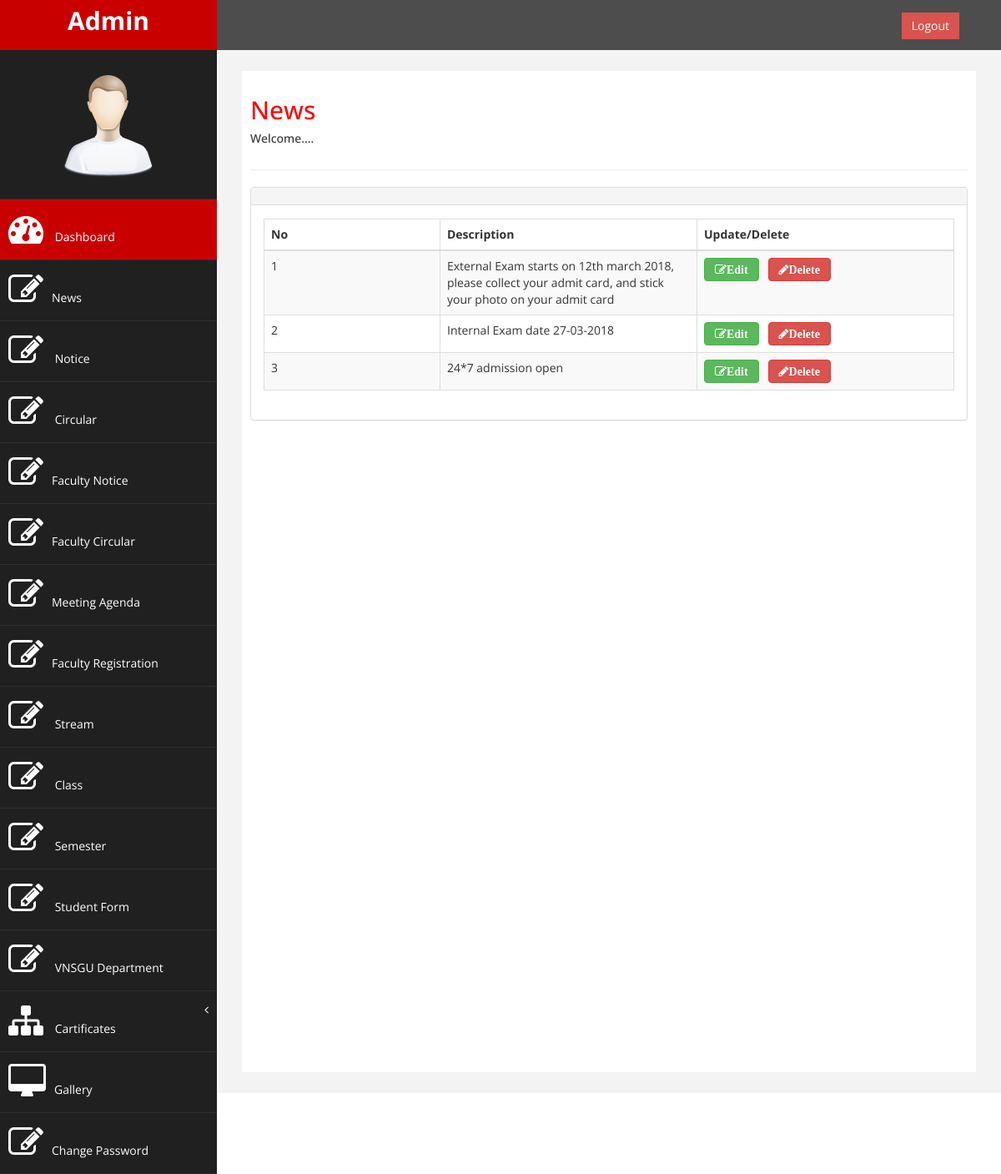
The app's page /admin/viewnews.php (signed in) with its own data.
### tables this page shows
CREATE TABLE `news` (
  `news_id` int(11) NOT NULL,
  `discription` varchar(1000) DEFAULT NULL
);

### admin/viewnews.php (the view, shortened to what this page needs)
<?php
$servername = "localhost";
$username = "root";
$password = "";
$dbname = "oas";
$conn = new mysqli($servername, $username, $password, $dbname);
?>
<!DOCTYPE html PUBLIC "-//W3C//DTD XHTML 1.0 Transitional//EN" "http://www.w3.org/TR/xhtml1/DTD/xhtml1-transitional.dtd">
<html xmlns="http://www.w3.org/1999/xhtml">
<head>
</head>
<body>
<?php include 'header1.php';?>
<div id="page-wrapper" >
            <div id="page-inner">
                <div class="row">
                    <div class="col-md-12">
                     <h2>News</h2>
                        <h5>Welcome.... </h5>
                    </div>
                </div>
                 <hr />
          <div class="row">
                <div class="col-md-12">
                    <div class="panel panel-default">
                        <div class="panel-heading">
                        </div>
                        <div class="panel-body">
                            <div class="table-responsive">
                                <div id="dataTables-example_wrapper" class="dataTables_wrapper form-inline" role="grid"><div class="row"><div class="col-sm-6"></div><div class="col-sm-6"></div></div><table class="table table-striped table-bordered table-hover dataTable no-footer" id="dataTables-example" aria-describedby="dataTables-example_info">
                                    <thead>
                                        <tr role="row"><th class="sorting_asc" tabindex="0" aria-controls="dataTables-example" rowspan="1" colspan="1" aria-sort="ascending" aria-label="Rendering engine: activate to sort column ascending" style="width: 200px;">No</th><th class="sorting" tabindex="0" aria-controls="dataTables-example" rowspan="1" colspan="1" aria-label="Browser: activate to sort column ascending" style="width: 292px;">Description</th><th class="sorting" tabindex="0" aria-controls="dataTables-example" rowspan="1" colspan="1" aria-label="Browser: activate to sort column ascending" style="width: 292px;">Update/Delete</th></tr>
                                    </thead>
                                    <tbody>
                                    <?php
                                        $ret="select * from news";
$stmt = $conn->prepare($ret) ;
$stmt->execute() ;
$res=$stmt->get_result();
$cnt=1;
while($row=$res->fetch_object())
	  {
	  	?>
                                    <tr class="gradeA odd">
                                            <td class="sorting_1"><?php echo $cnt;;?></td>
                                            <td class=" "><?php echo $row->discription;?></td>
                                            <td><a href="updatenews.php?news_id=<?php echo $row->news_id;?>" class="btn btn-success fa fa-edit"><b>Edit</b></a>&nbsp;&nbsp;
<a href="viewnews.php?del=<?php echo $row->news_id;?>" class="btn btn-danger fa fa-pencil" onclick="return confirm('Do you want to delete');"><b>Delete</b></a></td>
                                        </tr>
                                        <?php $cnt=$cnt+1; }?>
                                        </tbody>
                                </table></div></div></div>
                            </div>
                        </div>
                    </div>
                </div>
            </div>
                </div>
<?php include 'footer1.php';?>
</body>
</html>

### admin/assets/css/custom.css (style rules this page uses)
body { font-family: 'Open Sans', sans-serif; }
#page-wrapper { padding: 15px 15px; min-height: 600px; background:#F3F3F3; }
#page-inner { width:100%; margin:10px 20px 10px 0px; background-color:#fff!important; padding:10px; min-height:1200px; }
h2 { color: #f00; }
@media (min-width:768px) { #page-wrapper { margin: 0 0 0 260px; padding: 15px 30px; min-height: 1200px; } }

### records on screen
news: discription "External Exam starts on 12th march 2018, please collect your admit card, and stick your photo on your admit card"
news: discription "Internal Exam date 27-03-2018"
news: discription "24*7 admission open"
